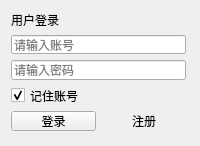
<?xml version="1.0" encoding="UTF-8"?>
<ui version="4.0">
 <class>LoginWidget0Class</class>
 <widget class="QWidget" name="LoginWidget0Class">
  <property name="geometry">
   <rect>
    <x>0</x>
    <y>0</y>
    <width>200</width>
    <height>146</height>
   </rect>
  </property>
  <property name="windowTitle">
   <string>LoginWidget0</string>
  </property>
  <widget class="QWidget" name="">
   <property name="geometry">
    <rect>
     <x>0</x>
     <y>0</y>
     <width>197</width>
     <height>142</height>
    </rect>
   </property>
   <layout class="QVBoxLayout" name="verticalLayout">
    <item>
     <widget class="QLabel" name="label">
      <property name="text">
       <string>用户登录</string>
      </property>
     </widget>
    </item>
    <item>
     <widget class="QLineEdit" name="accountEdit">
      <property name="placeholderText">
       <string>请输入账号</string>
      </property>
     </widget>
    </item>
    <item>
     <widget class="QLineEdit" name="passwordEdit">
      <property name="placeholderText">
       <string>请输入密码</string>
      </property>
     </widget>
    </item>
    <item>
     <widget class="QCheckBox" name="checkBox">
      <property name="text">
       <string>记住账号</string>
      </property>
      <property name="checked">
       <bool>true</bool>
      </property>
     </widget>
    </item>
    <item>
     <layout class="QHBoxLayout" name="horizontalLayout">
      <item>
       <widget class="QPushButton" name="loginButton">
        <property name="text">
         <string>登录</string>
        </property>
       </widget>
      </item>
      <item>
       <widget class="QPushButton" name="regButton">
        <property name="text">
         <string>注册</string>
        </property>
        <property name="flat">
         <bool>true</bool>
        </property>
       </widget>
      </item>
     </layout>
    </item>
   </layout>
  </widget>
 </widget>
 <layoutdefault spacing="6" margin="11"/>
 <resources>
  <include location="LoginWidget0.qrc"/>
 </resources>
 <connections/>
</ui>
